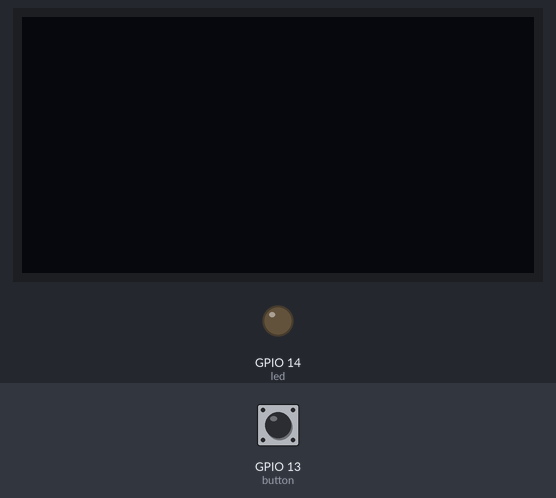
Bench run of a program on a simulated ESP32 board running MicroPython. Shown: 128×64 one-colour display, output pins drawn as LEDs (lit = HIGH). The test bench sets the inputs (shaded band); at power-on: GPIO 13 (button) LOW. What the program prints to the serial console is not drawn.

Above: at 1.2 s.
1.3 s: GPIO 13 (button) pulled HIGH for 1 s
At 1.8 s:
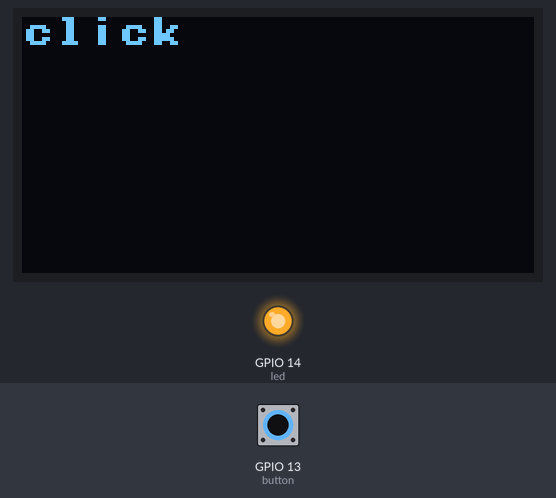
3.9 s: GPIO 13 (button) pulled HIGH for 3.2 s
At 5.1 s:
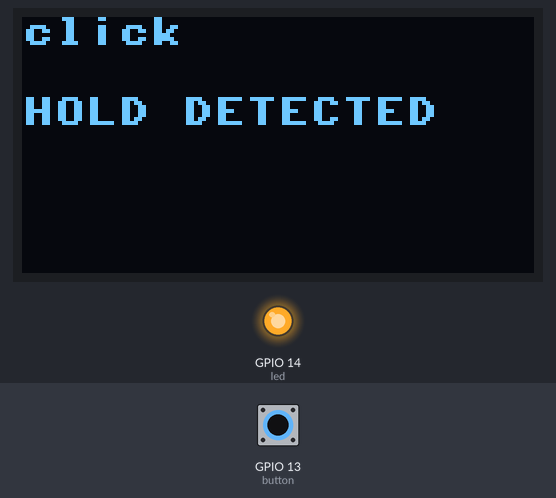
Timing chart, 0 to 8.6 s (numbered marks = the images above; inputs shaded):
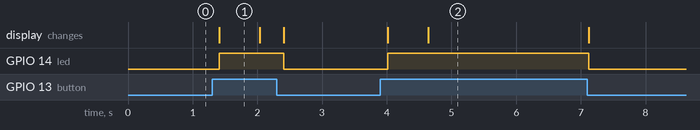

The program:

test-button-press-v-hold.py
```python
# this code will detect a button press vs a button hold and run functions accordingly

import time, math, sys
sys.path.insert(0, 'libraries')
from machine import Pin, SoftI2C
import ssd1306

# define the button - can be any GPIO pin
button = Pin(13, Pin.IN, Pin.PULL_DOWN)

# define the LED - can be any GPIO
led = Pin(14, Pin.OUT, Pin.PULL_DOWN)

# for this one I had the power going from ESP32 to positive rail
# positive rail to button
# button to pin 13
# pin 14 to led (with 100 resistor: brown black black black brown)
# and then both the light and the ESP32 to negative rail


# define the OLED display
i2c = SoftI2C(sda=Pin(21), scl=Pin(22))
display = ssd1306.SSD1306_I2C(128, 64, i2c)

# start with a blank display and count of 0 and assumption that button is not clicked to start
count = 0.

# let's also make boolean variables for detecting if the button is being clicked or held
buttonIsBeingClicked = False
buttonIsBeingHeld = False
holdThreshhold = .5 # this can change based on what feels right
holdCount = 0.

while True:
    # while True kind of just means 'as long as the program is running'

    if button.value():
        # button.value() evaluates to '1' aka 'True' when the button is pressed,
        # or in other words when GPIO pin 13 senses a completed circuit
        # when this is detected, increase count variable value
        count += .1
        # increase based on time interval, so if it's held for .5 seconds it increases by .5
        # print("click count: " + str(round(count, 2)))
        """
        if not buttonIsBeingClicked and not buttonIsBeingHeld:
            print("button is being clicked for the first time, set buttonIsBeingClicked to true")
            buttonIsBeingClicked = True
        """
        if not buttonIsBeingClicked:
            print("click")
            buttonIsBeingClicked = True

        if buttonIsBeingClicked and not buttonIsBeingHeld:
            holdCount += .1
            if holdCount > holdThreshhold:
                buttonIsBeingHeld = True
                holdCount = 0.
                print("hold detected")


        # wipe display (otherwise it'll write on top)
        display.fill(0)
        # update with the current count value at the upper left corner
        # display.text(str(round(count, 2)), 0, 0, 1)
        display.text("click", 0, 0, 1)
        if buttonIsBeingHeld:
            display.text("HOLD DETECTED", 0, 20, 1)
        display.show()

        # turn on light (controlled by GPIO 14- off by default even though the circuit is complete physically)
        led.on()

    else:
        # reset click/hold booleans to False, holdCount to 0, clear display
        if buttonIsBeingClicked:
            buttonIsBeingClicked = False
        if buttonIsBeingHeld:
            buttonIsBeingHeld = False
        # wipe display (otherwise it'll write on top)
        display.fill(0)
        display.show()
        holdCount = 0.

        # turn off light whenever button is not pressed
        led.off()
    time.sleep(.1)

# thoughts: since holding it will increase it more times it could count duration of being on to a +- .1 second?
```

Measured:
- after the input at 1.3 s, GPIO 14 (led): LOW → HIGH after 0.11 s, → LOW 0.99 s later; the display: changes after 0.11 s (image 1)
- after the input at 3.9 s, GPIO 14 (led): LOW → HIGH after 0.12 s, → LOW 3.1 s later; the display: first changes after 0.12 s (image 2 shows a later state)
- what the display in image 1 shows lasts 0.6 s, from 1.4 s to 2.0 s
